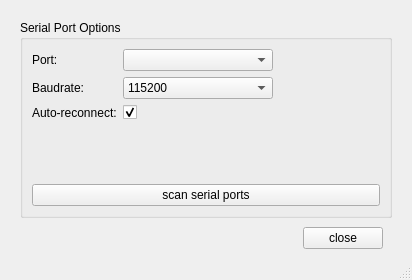
<?xml version="1.0" encoding="UTF-8"?>
<ui version="4.0">
 <class>SettingWindow</class>
 <widget class="QMainWindow" name="SettingWindow">
  <property name="geometry">
   <rect>
    <x>0</x>
    <y>0</y>
    <width>412</width>
    <height>280</height>
   </rect>
  </property>
  <property name="minimumSize">
   <size>
    <width>321</width>
    <height>280</height>
   </size>
  </property>
  <property name="windowTitle">
   <string>MainWindow</string>
  </property>
  <widget class="QWidget" name="centralwidget">
   <layout class="QVBoxLayout" name="horizontalLayout" stretch="0,0">
    <property name="spacing">
     <number>0</number>
    </property>
    <property name="leftMargin">
     <number>20</number>
    </property>
    <property name="topMargin">
     <number>20</number>
    </property>
    <property name="rightMargin">
     <number>20</number>
    </property>
    <property name="bottomMargin">
     <number>0</number>
    </property>
    <item>
     <widget class="QGroupBox" name="groupBox">
      <property name="sizePolicy">
       <sizepolicy hsizetype="Expanding" vsizetype="Expanding">
        <horstretch>0</horstretch>
        <verstretch>0</verstretch>
       </sizepolicy>
      </property>
      <property name="minimumSize">
       <size>
        <width>271</width>
        <height>0</height>
       </size>
      </property>
      <property name="title">
       <string>Serial Port Options</string>
      </property>
      <layout class="QGridLayout" name="gridLayout">
       <property name="sizeConstraint">
        <enum>QLayout::SetDefaultConstraint</enum>
       </property>
       <item row="1" column="0">
        <widget class="QLabel" name="label_2">
         <property name="text">
          <string>Baudrate:</string>
         </property>
         <property name="margin">
          <number>5</number>
         </property>
        </widget>
       </item>
       <item row="2" column="0">
        <widget class="QLabel" name="label_3">
         <property name="text">
          <string>Auto-reconnect:</string>
         </property>
         <property name="margin">
          <number>5</number>
         </property>
        </widget>
       </item>
       <item row="0" column="1" colspan="2">
        <widget class="QComboBox" name="port_group">
         <property name="sizePolicy">
          <sizepolicy hsizetype="Fixed" vsizetype="Fixed">
           <horstretch>0</horstretch>
           <verstretch>0</verstretch>
          </sizepolicy>
         </property>
         <property name="minimumSize">
          <size>
           <width>150</width>
           <height>0</height>
          </size>
         </property>
        </widget>
       </item>
       <item row="1" column="1" colspan="2">
        <widget class="QComboBox" name="baudrate_group">
         <property name="sizePolicy">
          <sizepolicy hsizetype="Fixed" vsizetype="Fixed">
           <horstretch>0</horstretch>
           <verstretch>0</verstretch>
          </sizepolicy>
         </property>
         <property name="minimumSize">
          <size>
           <width>150</width>
           <height>0</height>
          </size>
         </property>
         <property name="currentIndex">
          <number>1</number>
         </property>
         <item>
          <property name="text">
           <string>9600</string>
          </property>
         </item>
         <item>
          <property name="text">
           <string>115200</string>
          </property>
         </item>
        </widget>
       </item>
       <item row="2" column="1">
        <widget class="QCheckBox" name="auto_reconnect_check">
         <property name="text">
          <string/>
         </property>
         <property name="checked">
          <bool>true</bool>
         </property>
         <property name="tristate">
          <bool>false</bool>
         </property>
        </widget>
       </item>
       <item row="0" column="0">
        <widget class="QLabel" name="label">
         <property name="sizePolicy">
          <sizepolicy hsizetype="Fixed" vsizetype="Preferred">
           <horstretch>0</horstretch>
           <verstretch>0</verstretch>
          </sizepolicy>
         </property>
         <property name="text">
          <string>Port:</string>
         </property>
         <property name="wordWrap">
          <bool>false</bool>
         </property>
         <property name="margin">
          <number>5</number>
         </property>
         <property name="indent">
          <number>-1</number>
         </property>
        </widget>
       </item>
       <item row="3" column="1">
        <spacer name="verticalSpacer">
         <property name="orientation">
          <enum>Qt::Vertical</enum>
         </property>
         <property name="sizeHint" stdset="0">
          <size>
           <width>20</width>
           <height>40</height>
          </size>
         </property>
        </spacer>
       </item>
       <item row="4" column="0" colspan="3">
        <widget class="QPushButton" name="scan_btn">
         <property name="text">
          <string>scan serial ports</string>
         </property>
        </widget>
       </item>
      </layout>
     </widget>
    </item>
    <item>
     <widget class="QWidget" name="widget" native="true">
      <property name="minimumSize">
       <size>
        <width>0</width>
        <height>25</height>
       </size>
      </property>
      <layout class="QHBoxLayout" name="horizontalLayout_3">
       <item>
        <spacer name="horizontalSpacer">
         <property name="orientation">
          <enum>Qt::Horizontal</enum>
         </property>
         <property name="sizeHint" stdset="0">
          <size>
           <width>40</width>
           <height>20</height>
          </size>
         </property>
        </spacer>
       </item>
       <item>
        <widget class="QPushButton" name="close_btn">
         <property name="minimumSize">
          <size>
           <width>80</width>
           <height>0</height>
          </size>
         </property>
         <property name="text">
          <string>close</string>
         </property>
        </widget>
       </item>
      </layout>
     </widget>
    </item>
   </layout>
  </widget>
  <widget class="QMenuBar" name="menubar">
   <property name="geometry">
    <rect>
     <x>0</x>
     <y>0</y>
     <width>412</width>
     <height>21</height>
    </rect>
   </property>
  </widget>
  <widget class="QStatusBar" name="statusbar"/>
 </widget>
 <resources/>
 <connections/>
</ui>
